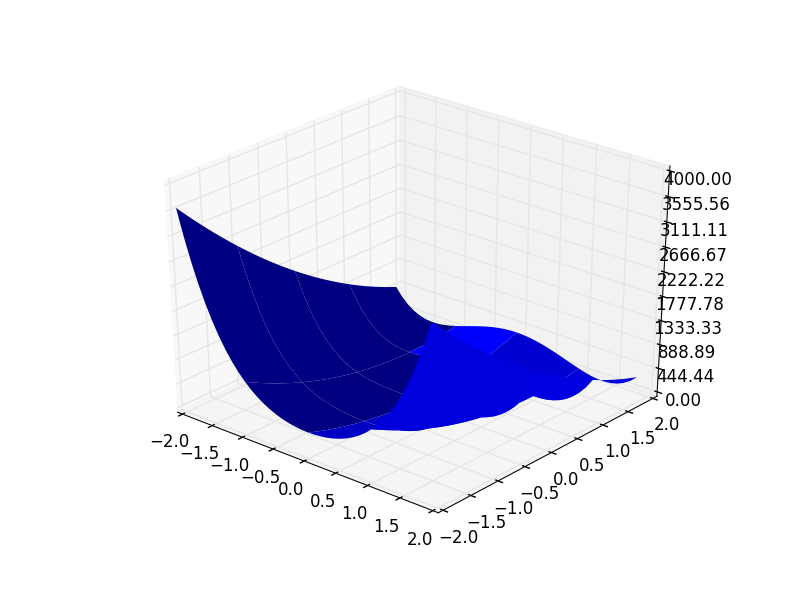

Write Python code to recreate this figure.
import matplotlib.pyplot as plt
from matplotlib.ticker import LinearLocator, FormatStrFormatter
import numpy as np

plt.close('all')
fig = plt.figure()

ax = fig.gca(projection='3d')

# Make data.
X = np.arange(-2, 2, 0.1)
Y = np.arange(-2, 2, 0.1)
X, Y = np.meshgrid(X, Y)
Z = 100* (Y - X**2)**2+(X-1)**2


# Plot the surface.
surf = ax.plot_surface(X, Y, Z, color='b',linewidth=0)

# Customize the z axis.
ax.zaxis.set_major_locator(LinearLocator(10))
ax.zaxis.set_major_formatter(FormatStrFormatter('%.02f'))

plt.show()
